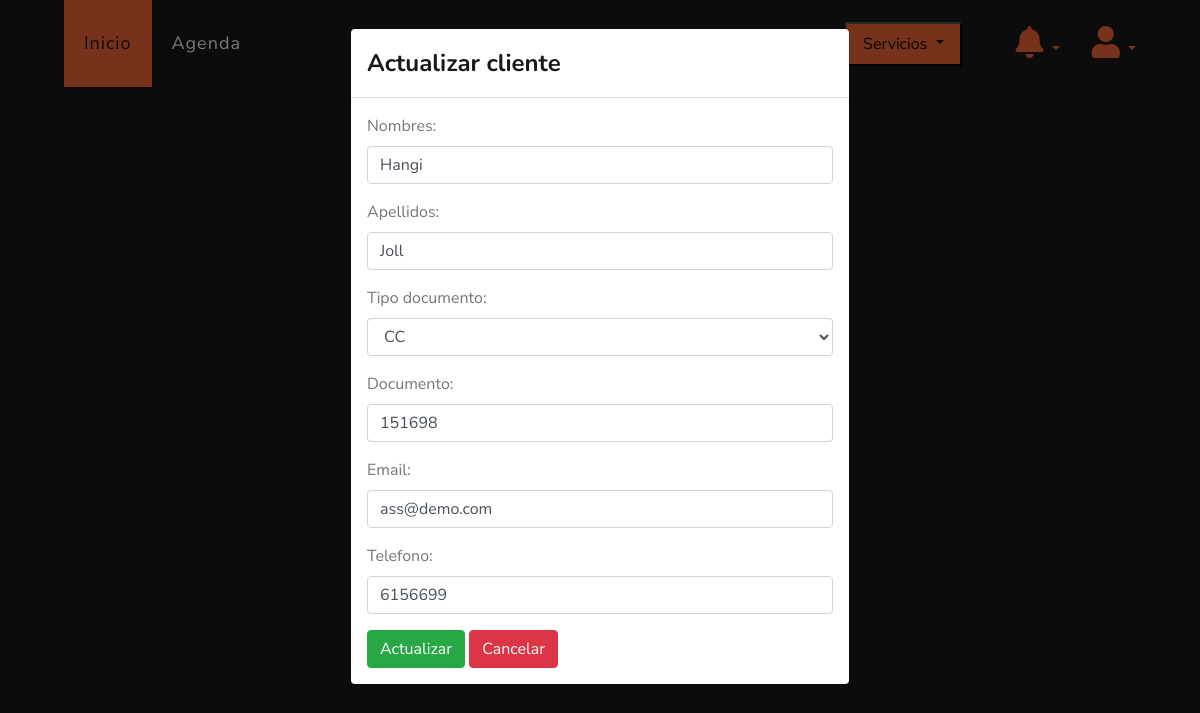
Screenshot of /actualizar/clientes/2 (signed in) with the database file from the repository.
### veterinary/models.py (models this page shows, shortened)
class Client(models.Model):
    CHOICES = [('CC', 'CC'), ('CE', 'CE'),
               ('TI', 'TI'), ('PPT', 'PPT'), ('PASAPORTE', 'PASAPORTE')]
    veterinary = models.ForeignKey(Veterinary, on_delete=models.PROTECT, blank=True, null=True)
    name = models.CharField(max_length=50, blank=False, null=False, verbose_name='Cliente')
    last_name = models.CharField(max_length=50, blank=False, null=False)
    type = models.CharField(max_length=10, choices=CHOICES, verbose_name='Tipo documento', default='CC')
    document = models.CharField(max_length=20, unique=False, blank=True, null=True, verbose_name='Documento')
    email = models.EmailField(max_length=254, unique=False, blank=True, null=True)
    phone = models.CharField(max_length=15, blank=True, null=True)
    global_id = models.UUIDField(default=uuid.uuid4, editable=False, unique=True)
    class Meta:
        unique_together = ('document', 'email', 'veterinary')

### veterinary/views.py (the view)
# urls.py: path("actualizar/clientes/<int:id>", views.updateClient, name='updateClient'),
@login_required(login_url="login")
def updateClient(request, id):
    client = Client.objects.get(id=id)
    if request.method == "POST":
        form = ClientForm(request.POST, instance=client)
        if form.is_valid():
            identification = form.cleaned_data["document"]
            email = form.cleaned_data["email"]
            existing_client_identification = (
                Client.objects.filter(document=identification).exclude(id=id).exists()
            )
            existing_client_email = (
                Client.objects.filter(email=email).exclude(id=id).exists()
            )
            if existing_client_identification:
                messages.error(request, "El documento ya existe")
                return render(request, "veterinary/updateClient.html", {"form": form})
            elif existing_client_email:
                messages.error(request, "El email ya existe")
                return render(request, "veterinary/updateClient.html", {"form": form})
            else:
                form.save()
                return redirect(detailClient)
    else:
        form = ClientForm(instance=client)
    context = {"form": form}
    return render(request, "veterinary/updateClient.html", context)

### veterinary/forms.py
class ClientForm(ModelForm):
    class Meta:
        model = Client
        fields = '__all__'
        widgets = {
            'veterinary': HiddenInput(attrs={'class': 'form-control form-input'}),
            'name': TextInput(attrs={'class': 'form-control form-input'}),
            'last_name': TextInput(attrs={'class': 'form-control form-input'}),
            'type': Select(attrs={'class': 'form-control'}),
            'document': TextInput(attrs={'class': 'form-control form-input'}),
            'email': EmailInput(attrs={'class': 'form-control form-input'}),
            'phone': TextInput(attrs={'class': 'form-control form-input'}),
        }
        labels = {
            'veterinary': 'Veterinaria',
            'name': 'Nombres',
            'last_name': 'Apellidos',
            'email': 'Email',
            'phone': 'Telefono'
        }

### veterinary/views.py (called while the page is built)
def check_notifications(request):
    if not request.user.is_authenticated:
        veterinary_logued = Veterinary.objects.get(id=1)
    else:
        veterinary_logued = request.user.veterinary
    if not Client.objects.filter(veterinary=veterinary_logued).exists():
        messages.info(request, 'Registra clientes')
    if not Pet.objects.filter(client__veterinary=veterinary_logued).exists():
        messages.info(request, 'Registra mascotas')
    if not Category.objects.filter(veterinary=veterinary_logued).exists():
        messages.info(request, 'Registra categorias y productos')
    if not Events.objects.filter(veterinary=veterinary_logued).exists():
        messages.info(request, 'Registra tu primer cita')

### templates/veterinary/updateClient.html (shortened to what this page needs)
{% extends 'layout/base.html' %}
{% block 'style' %}
{% load static %}
<link rel="stylesheet" href="{% static 'css/estilo.css' %}">
{% endblock %}
{% block 'header' %}
{% include 'layout/partials/headerbase.html' %}
{% endblock %}
{% block 'content' %}
{% if form.instance %}
<div class="modal fade" id="myModal" tabindex="-1" role="dialog" aria-labelledby="myModalLabel" data-backdrop="static" data-keyboard="false">
  <div class="modal-dialog" role="document">
    <div class="modal-content">
      <div class="modal-header">
        <h4 class="modal-title" id="myModalLabel" style="color: #181818">Actualizar cliente</h4>
      </div>
      <div class="modal-body">
        <form method="post" id="update-form">
          {{ form.as_p }}
          <input type="submit" class="btn btn-success" value="Actualizar">
          <a href="{% url 'detailClient' %}" class="btn btn-danger">Cancelar</a>
        </form>
      </div>
    </div>
  </div>
</div>
{% endif %}
<div class="container-fluid" style="background-color: #181818;">
  <div class="row">
  </div>
</div>
{% endblock %}

### static/css/estilo.css (style rules this page uses)
.form-input { width: 30vw; margin-bottom: 5px; }

### rows the page displays
Client: name "Hangi", last_name "Joll", type "CC", document "151698", email "ass@demo.com", phone "6156699"
